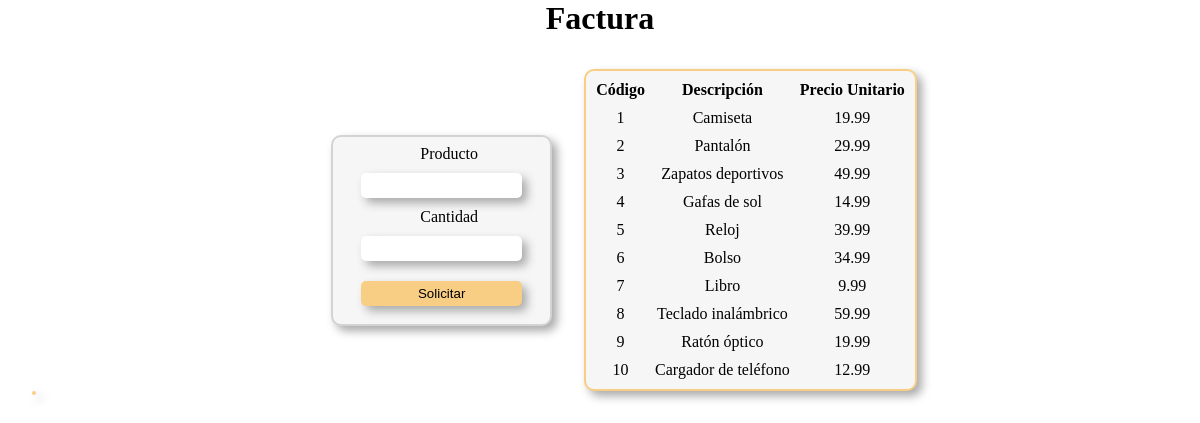
The page / on the database its author committed.
### tables this page shows
CREATE TABLE `articulo` (
  `id_articulo` int(11) NOT NULL,
  `descripcion` varchar(255) DEFAULT NULL,
  `precio_unitario` decimal(10,2) DEFAULT NULL
);

### funciones.php (the view)
<?php
   function crear_conexion (){
    $Hostdb="localhost";
    $namedb="articulos";
    $userdb="root";
    $passworddb="";
    $DBHost=("mysql:host=$Hostdb;dbname=$namedb");
    try{
        $conexion=new PDO($DBHost,$userdb,$passworddb);
        $conexion->setAttribute(PDO::ATTR_ERRMODE,PDO::ERRMODE_EXCEPTION);
        $conexion->exec("set names utf8");
    }catch(Exception $e){
        $e->getMessage();
    }
    return $conexion;
}
    function queryTotal(){
        $conexion=crear_conexion();
        $consulta="SELECT * FROM articulo;";
        $stmt=$conexion->prepare($consulta);
        $stmt->execute();
        $filas=$stmt->fetchAll(PDO::FETCH_ASSOC);
        foreach($filas as $fila){
            echo "<tr><td>".$fila['id_articulo']."</td><td>".$fila["descripcion"]."</td><td>".$fila["precio_unitario"]."</td></tr>";
        }
    }
?>

### index.php (shortened to what this page needs)
<!DOCTYPE html>
<html lang="es">
<head>
    <link rel="stylesheet" href="style.css">
</head>
<body>
    <?php
    include("funciones.php");
    ?>
    <h1>Factura</h1>
    <div class="cont-superior">
        <div class="formulario">
            <form action="" method="post" class="form_style">
                <label for="">Producto</label>
                <input type="text" name="producto" id="producto">
                <label for="">Cantidad</label>
                <input type="number" name="cantidad" id="cantidad">
                <input type="submit" value="Solicitar" id="submit">
            </form>
        </div>
        <div class="contenedor-tabla">
            <table class="tabla-articulos" id="tabla_articulos">
                <thead>
                    <th>Código</th>
                    <th>Descripción</th>
                    <th>Precio Unitario</th>
                </thead>
                <tbody>
                <?php
                queryTotal();
                ?>
                </tbody>
            </table>
        </div>
    </div>
    <table class="tabla-articulos" tabla_factura>
    </table>
</body>
</html>

### style.css (style rules this page uses)
* { margin: 0; padding: 0; box-sizing: border-box; }
h1 { text-align: center; }
.form_style { display: flex; flex-direction: column; align-items: center; background-color:rgb(246, 246, 246); border: 2px solid lightgray; border-radius: 10px; margin-left: 3em; box-shadow: 5px 5px 10px 0px darkgray ; padding: .5em; }
.form_style>input { width: 80%; height: 25px; border-radius: 5px; border-color: transparent; box-shadow: 5px 5px 10px 0px darkgray ; margin: 10px; }
.form_style>label { margin-left: 15px; }
#submit { background-color: rgb(247, 206, 131); }
.cont-superior { margin-top: 2em; display: flex; align-items: center; justify-content: center; }
.tabla-articulos { border-radius: 10px; margin-left: 2em; border: 2px solid rgb(247, 206, 131); border-spacing: 10px; background-color:rgb(246, 246, 246); text-align: center; box-shadow: 5px 5px 10px 0px darkgray ; }

### rows shown on the page
articulo: id_articulo "1", descripcion "Camiseta", precio_unitario "19.99"
articulo: id_articulo "2", descripcion "Pantalón", precio_unitario "29.99"
articulo: id_articulo "3", descripcion "Zapatos deportivos", precio_unitario "49.99"
articulo: id_articulo "4", descripcion "Gafas de sol", precio_unitario "14.99"
articulo: id_articulo "5", descripcion "Reloj", precio_unitario "39.99"
articulo: id_articulo "6", descripcion "Bolso", precio_unitario "34.99"
articulo: id_articulo "7", descripcion "Libro", precio_unitario "9.99"
articulo: id_articulo "8", descripcion "Teclado inalámbrico", precio_unitario "59.99"
articulo: id_articulo "9", descripcion "Ratón óptico", precio_unitario "19.99"
articulo: id_articulo "10", descripcion "Cargador de teléfono", precio_unitario "12.99"
